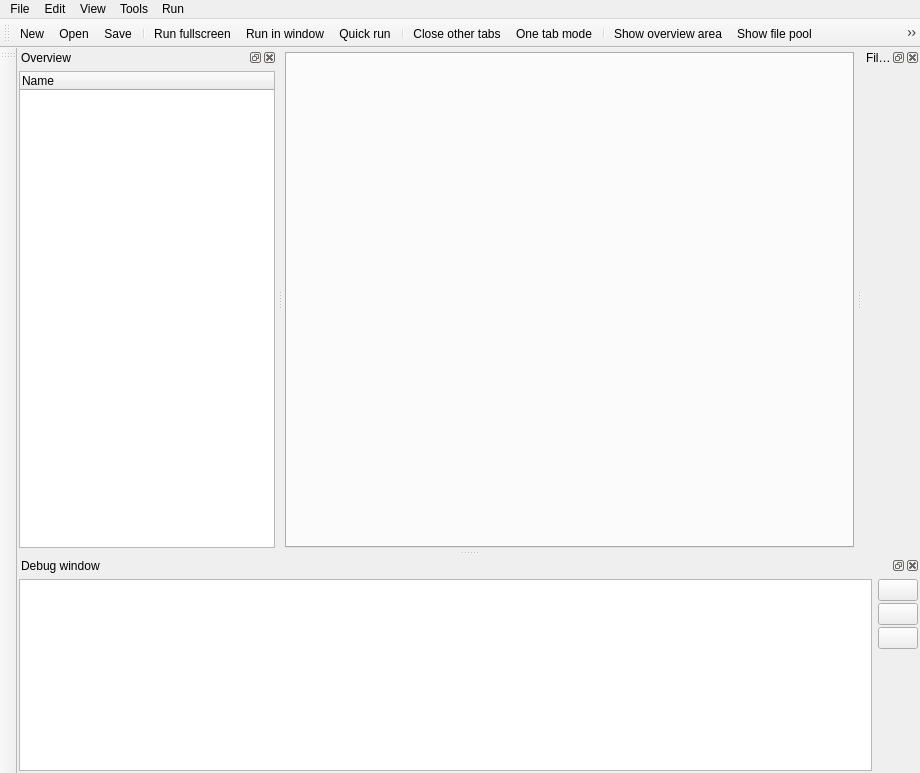
<?xml version="1.0" encoding="UTF-8"?>
<ui version="4.0">
 <class>opensesame_mainwindow</class>
 <widget class="QMainWindow" name="opensesame_mainwindow">
  <property name="geometry">
   <rect>
    <x>0</x>
    <y>0</y>
    <width>920</width>
    <height>773</height>
   </rect>
  </property>
  <property name="windowTitle">
   <string>OpenSesame</string>
  </property>
  <property name="windowIcon">
   <iconset>
    <normaloff>:/icons/experiment.png</normaloff>:/icons/experiment.png</iconset>
  </property>
  <widget class="QWidget" name="centralwidget">
   <property name="sizePolicy">
    <sizepolicy hsizetype="MinimumExpanding" vsizetype="Preferred">
     <horstretch>0</horstretch>
     <verstretch>0</verstretch>
    </sizepolicy>
   </property>
   <layout class="QVBoxLayout" name="verticalLayout_6">
    <property name="spacing">
     <number>4</number>
    </property>
    <property name="leftMargin">
     <number>2</number>
    </property>
    <property name="topMargin">
     <number>4</number>
    </property>
    <property name="rightMargin">
     <number>2</number>
    </property>
    <property name="bottomMargin">
     <number>2</number>
    </property>
    <item>
     <widget class="tab_widget" name="tabwidget">
      <property name="sizePolicy">
       <sizepolicy hsizetype="MinimumExpanding" vsizetype="MinimumExpanding">
        <horstretch>0</horstretch>
        <verstretch>0</verstretch>
       </sizepolicy>
      </property>
      <property name="currentIndex">
       <number>-1</number>
      </property>
      <property name="tabsClosable">
       <bool>true</bool>
      </property>
      <property name="movable">
       <bool>true</bool>
      </property>
     </widget>
    </item>
   </layout>
  </widget>
  <widget class="QMenuBar" name="menubar">
   <property name="geometry">
    <rect>
     <x>0</x>
     <y>0</y>
     <width>920</width>
     <height>31</height>
    </rect>
   </property>
   <widget class="QMenu" name="menu_file">
    <property name="title">
     <string>File</string>
    </property>
    <widget class="QMenu" name="menu_recent_files">
     <property name="title">
      <string>Recent files</string>
     </property>
     <property name="icon">
      <iconset>
       <normaloff>:/icons/recent_large.png</normaloff>:/icons/recent_large.png</iconset>
     </property>
     <addaction name="actionDummy"/>
    </widget>
    <addaction name="action_new"/>
    <addaction name="action_open"/>
    <addaction name="action_save"/>
    <addaction name="action_save_as"/>
    <addaction name="separator"/>
    <addaction name="menu_recent_files"/>
    <addaction name="separator"/>
    <addaction name="action_quit"/>
   </widget>
   <widget class="QMenu" name="menu_run">
    <property name="title">
     <string>Run</string>
    </property>
    <addaction name="action_run"/>
    <addaction name="action_run_in_window"/>
    <addaction name="action_run_quick"/>
    <addaction name="separator"/>
    <addaction name="action_enable_auto_response"/>
   </widget>
   <widget class="QMenu" name="menu_view">
    <property name="title">
     <string>View</string>
    </property>
    <addaction name="action_close_current_tab"/>
    <addaction name="action_close_all_tabs"/>
    <addaction name="action_close_other_tabs"/>
    <addaction name="action_onetabmode"/>
    <addaction name="separator"/>
    <addaction name="action_show_overview"/>
    <addaction name="action_show_pool"/>
    <addaction name="action_show_stdout"/>
   </widget>
   <widget class="QMenu" name="menu_tools">
    <property name="title">
     <string>Tools</string>
    </property>
    <addaction name="action_preferences"/>
   </widget>
   <widget class="QMenu" name="menu_edit">
    <property name="title">
     <string>Edit</string>
    </property>
   </widget>
   <addaction name="menu_file"/>
   <addaction name="menu_edit"/>
   <addaction name="menu_view"/>
   <addaction name="menu_tools"/>
   <addaction name="menu_run"/>
  </widget>
  <widget class="QDockWidget" name="dock_overview">
   <property name="minimumSize">
    <size>
     <width>200</width>
     <height>121</height>
    </size>
   </property>
   <property name="features">
    <set>QDockWidget::AllDockWidgetFeatures</set>
   </property>
   <property name="windowTitle">
    <string>Overview</string>
   </property>
   <attribute name="dockWidgetArea">
    <number>1</number>
   </attribute>
   <widget class="QWidget" name="dock_widget_overview">
    <layout class="QVBoxLayout" name="verticalLayout">
     <property name="spacing">
      <number>4</number>
     </property>
     <property name="leftMargin">
      <number>2</number>
     </property>
     <property name="topMargin">
      <number>4</number>
     </property>
     <property name="rightMargin">
      <number>2</number>
     </property>
     <property name="bottomMargin">
      <number>2</number>
     </property>
     <item>
      <widget class="tree_overview" name="itemtree">
       <property name="autoExpandDelay">
        <number>4</number>
       </property>
       <property name="animated">
        <bool>true</bool>
       </property>
       <column>
        <property name="text">
         <string>Name</string>
        </property>
       </column>
      </widget>
     </item>
    </layout>
   </widget>
  </widget>
  <widget class="QDockWidget" name="dock_pool">
   <property name="sizePolicy">
    <sizepolicy hsizetype="Maximum" vsizetype="Maximum">
     <horstretch>0</horstretch>
     <verstretch>0</verstretch>
    </sizepolicy>
   </property>
   <property name="windowTitle">
    <string>File pool</string>
   </property>
   <attribute name="dockWidgetArea">
    <number>2</number>
   </attribute>
   <widget class="QWidget" name="dock_pool_widget">
    <layout class="QVBoxLayout" name="verticalLayout_3">
     <property name="spacing">
      <number>4</number>
     </property>
     <property name="leftMargin">
      <number>2</number>
     </property>
     <property name="topMargin">
      <number>4</number>
     </property>
     <property name="rightMargin">
      <number>2</number>
     </property>
     <property name="bottomMargin">
      <number>2</number>
     </property>
    </layout>
   </widget>
  </widget>
  <widget class="QDockWidget" name="dock_stdout">
   <property name="features">
    <set>QDockWidget::AllDockWidgetFeatures</set>
   </property>
   <property name="windowTitle">
    <string>Debug window</string>
   </property>
   <attribute name="dockWidgetArea">
    <number>8</number>
   </attribute>
   <widget class="QWidget" name="dockWidgetContents_3">
    <layout class="QVBoxLayout" name="verticalLayout_4">
     <property name="spacing">
      <number>4</number>
     </property>
     <property name="leftMargin">
      <number>2</number>
     </property>
     <property name="topMargin">
      <number>4</number>
     </property>
     <property name="rightMargin">
      <number>2</number>
     </property>
     <property name="bottomMargin">
      <number>2</number>
     </property>
     <item>
      <widget class="QWidget" name="widget_5" native="true">
       <layout class="QHBoxLayout" name="horizontalLayout_6">
        <property name="margin">
         <number>0</number>
        </property>
        <item>
         <widget class="console" name="console">
          <property name="readOnly">
           <bool>false</bool>
          </property>
         </widget>
        </item>
        <item>
         <widget class="QWidget" name="widget_3" native="true">
          <layout class="QVBoxLayout" name="verticalLayout_5">
           <property name="spacing">
            <number>2</number>
           </property>
           <property name="margin">
            <number>0</number>
           </property>
           <item>
            <widget class="QPushButton" name="button_help_console">
             <property name="sizePolicy">
              <sizepolicy hsizetype="Fixed" vsizetype="Fixed">
               <horstretch>0</horstretch>
               <verstretch>0</verstretch>
              </sizepolicy>
             </property>
             <property name="toolTip">
              <string>Help</string>
             </property>
             <property name="text">
              <string/>
             </property>
            </widget>
           </item>
           <item>
            <widget class="QPushButton" name="button_clear_console">
             <property name="toolTip">
              <string>Clear debug window</string>
             </property>
             <property name="text">
              <string/>
             </property>
            </widget>
           </item>
           <item>
            <widget class="QPushButton" name="button_reset_console">
             <property name="toolTip">
              <string>Reset workspace</string>
             </property>
             <property name="text">
              <string/>
             </property>
            </widget>
           </item>
           <item>
            <spacer name="verticalSpacer">
             <property name="orientation">
              <enum>Qt::Vertical</enum>
             </property>
             <property name="sizeHint" stdset="0">
              <size>
               <width>20</width>
               <height>40</height>
              </size>
             </property>
            </spacer>
           </item>
          </layout>
         </widget>
        </item>
       </layout>
      </widget>
     </item>
    </layout>
   </widget>
  </widget>
  <widget class="QToolBar" name="toolbar_main">
   <property name="windowTitle">
    <string>Main toolbar</string>
   </property>
   <property name="iconSize">
    <size>
     <width>32</width>
     <height>32</height>
    </size>
   </property>
   <property name="toolButtonStyle">
    <enum>Qt::ToolButtonIconOnly</enum>
   </property>
   <property name="floatable">
    <bool>true</bool>
   </property>
   <attribute name="toolBarArea">
    <enum>TopToolBarArea</enum>
   </attribute>
   <attribute name="toolBarBreak">
    <bool>false</bool>
   </attribute>
   <addaction name="action_new"/>
   <addaction name="action_open"/>
   <addaction name="action_save"/>
   <addaction name="separator"/>
   <addaction name="action_run"/>
   <addaction name="action_run_in_window"/>
   <addaction name="action_run_quick"/>
   <addaction name="separator"/>
   <addaction name="action_close_other_tabs"/>
   <addaction name="action_onetabmode"/>
   <addaction name="separator"/>
   <addaction name="action_show_overview"/>
   <addaction name="action_show_pool"/>
   <addaction name="action_show_stdout"/>
  </widget>
  <widget class="toolbar_items" name="toolbar_items">
   <property name="windowTitle">
    <string>Toolbar items</string>
   </property>
   <attribute name="toolBarArea">
    <enum>LeftToolBarArea</enum>
   </attribute>
   <attribute name="toolBarBreak">
    <bool>false</bool>
   </attribute>
  </widget>
  <action name="action_open">
   <property name="icon">
    <iconset>
     <normaloff>:/icons/open_large.png</normaloff>:/icons/open_large.png</iconset>
   </property>
   <property name="text">
    <string>Open</string>
   </property>
   <property name="toolTip">
    <string>Open (Ctrl+0)</string>
   </property>
   <property name="shortcut">
    <string>Ctrl+O</string>
   </property>
  </action>
  <action name="action_save">
   <property name="icon">
    <iconset>
     <normaloff>:/icons/save_large.png</normaloff>:/icons/save_large.png</iconset>
   </property>
   <property name="text">
    <string>Save</string>
   </property>
   <property name="toolTip">
    <string>Save (Control+S)</string>
   </property>
   <property name="shortcut">
    <string>Ctrl+S</string>
   </property>
  </action>
  <action name="action_save_as">
   <property name="icon">
    <iconset>
     <normaloff>:/icons/saveas_large.png</normaloff>:/icons/saveas_large.png</iconset>
   </property>
   <property name="text">
    <string>Save as</string>
   </property>
   <property name="toolTip">
    <string>Save as (Control+Shift+S)</string>
   </property>
   <property name="shortcut">
    <string>Ctrl+Shift+S</string>
   </property>
  </action>
  <action name="action_quit">
   <property name="icon">
    <iconset>
     <normaloff>:/icons/quit_large.png</normaloff>:/icons/quit_large.png</iconset>
   </property>
   <property name="text">
    <string>Quit</string>
   </property>
   <property name="toolTip">
    <string>Quit (Alt+F4)</string>
   </property>
  </action>
  <action name="action_run">
   <property name="text">
    <string>Run fullscreen</string>
   </property>
   <property name="toolTip">
    <string>Run fullscreen (Control+R)</string>
   </property>
   <property name="shortcut">
    <string>Ctrl+R</string>
   </property>
  </action>
  <action name="action_new">
   <property name="icon">
    <iconset>
     <normaloff>:/icons/new_large.png</normaloff>:/icons/new_large.png</iconset>
   </property>
   <property name="text">
    <string>New</string>
   </property>
   <property name="toolTip">
    <string>New (Control+N)</string>
   </property>
   <property name="shortcut">
    <string>Ctrl+N</string>
   </property>
  </action>
  <action name="action_add_sequence">
   <property name="icon">
    <iconset>
     <normaloff>:/icons/sequence_large.png</normaloff>:/icons/sequence_large.png</iconset>
   </property>
   <property name="text">
    <string>Add sequence</string>
   </property>
  </action>
  <action name="action_add_sketchpad">
   <property name="icon">
    <iconset>
     <normaloff>:/icons/sketchpad_large.png</normaloff>:/icons/sketchpad_large.png</iconset>
   </property>
   <property name="text">
    <string>Add sketchpad</string>
   </property>
  </action>
  <action name="action_add_keyboard_response">
   <property name="icon">
    <iconset>
     <normaloff>:/icons/keyboard_response_large.png</normaloff>:/icons/keyboard_response_large.png</iconset>
   </property>
   <property name="text">
    <string>Add keyboard response</string>
   </property>
  </action>
  <action name="action_add_logger">
   <property name="icon">
    <iconset>
     <normaloff>:/icons/logger_large.png</normaloff>:/icons/logger_large.png</iconset>
   </property>
   <property name="text">
    <string>Add logger</string>
   </property>
  </action>
  <action name="action_add_loop">
   <property name="icon">
    <iconset>
     <normaloff>:/icons/loop_large.png</normaloff>:/icons/loop_large.png</iconset>
   </property>
   <property name="text">
    <string>Add loop</string>
   </property>
  </action>
  <action name="action_add_feedback">
   <property name="icon">
    <iconset>
     <normaloff>:/icons/feedback_large.png</normaloff>:/icons/feedback_large.png</iconset>
   </property>
   <property name="text">
    <string>Add feedback</string>
   </property>
  </action>
  <action name="action_add_inline_script">
   <property name="icon">
    <iconset>
     <normaloff>:/icons/inline_script_large.png</normaloff>:/icons/inline_script_large.png</iconset>
   </property>
   <property name="text">
    <string>Add inline script</string>
   </property>
  </action>
  <action name="action_close_all_tabs">
   <property name="icon">
    <iconset>
     <normaloff>:/icons/closeothertabs_large.png</normaloff>:/icons/closeothertabs_large.png</iconset>
   </property>
   <property name="text">
    <string>Close all tabs</string>
   </property>
   <property name="shortcut">
    <string>Ctrl+Alt+T</string>
   </property>
  </action>
  <action name="action_close_other_tabs">
   <property name="icon">
    <iconset>
     <normaloff>:/icons/close_large.png</normaloff>:/icons/close_large.png</iconset>
   </property>
   <property name="text">
    <string>Close other tabs</string>
   </property>
   <property name="toolTip">
    <string>Close other tabs (Control+T)</string>
   </property>
   <property name="shortcut">
    <string>Ctrl+T</string>
   </property>
  </action>
  <action name="action_help">
   <property name="icon">
    <iconset>
     <normaloff>:/icons/help_large.png</normaloff>:/icons/help_large.png</iconset>
   </property>
   <property name="text">
    <string>Offline help</string>
   </property>
  </action>
  <action name="action_about">
   <property name="icon">
    <iconset>
     <normaloff>:/icons/about_large.png</normaloff>:/icons/about_large.png</iconset>
   </property>
   <property name="text">
    <string>About</string>
   </property>
  </action>
  <action name="action_add_mouse_response">
   <property name="icon">
    <iconset>
     <normaloff>:/icons/mouse_response_large.png</normaloff>:/icons/mouse_response_large.png</iconset>
   </property>
   <property name="text">
    <string>Add mouse response</string>
   </property>
  </action>
  <action name="action_run_in_window">
   <property name="text">
    <string>Run in window</string>
   </property>
   <property name="toolTip">
    <string>Run in window (Control+W)</string>
   </property>
   <property name="shortcut">
    <string>Ctrl+W</string>
   </property>
  </action>
  <action name="action_check_for_update">
   <property name="icon">
    <iconset>
     <normaloff>:/icons/update_large.png</normaloff>:/icons/update_large.png</iconset>
   </property>
   <property name="text">
    <string>Check for updates</string>
   </property>
  </action>
  <action name="action_add_sampler">
   <property name="icon">
    <iconset>
     <normaloff>:/icons/sampler_large.png</normaloff>:/icons/sampler_large.png</iconset>
   </property>
   <property name="text">
    <string>Add sampler</string>
   </property>
   <property name="toolTip">
    <string>Add sound sampler</string>
   </property>
  </action>
  <action name="action_add_synth">
   <property name="icon">
    <iconset>
     <normaloff>:/icons/synth_large.png</normaloff>:/icons/synth_large.png</iconset>
   </property>
   <property name="text">
    <string>Add synth</string>
   </property>
   <property name="toolTip">
    <string>Add sound synthesizer</string>
   </property>
  </action>
  <action name="action_show_pool">
   <property name="checkable">
    <bool>true</bool>
   </property>
   <property name="icon">
    <iconset>
     <normaloff>:/icons/pool_large.png</normaloff>:/icons/pool_large.png</iconset>
   </property>
   <property name="text">
    <string>Show file pool</string>
   </property>
   <property name="shortcut">
    <string>Ctrl+P</string>
   </property>
  </action>
  <action name="action_show_stdout">
   <property name="checkable">
    <bool>true</bool>
   </property>
   <property name="icon">
    <iconset>
     <normaloff>:/icons/stdout_large.png</normaloff>:/icons/stdout_large.png</iconset>
   </property>
   <property name="text">
    <string>Show debug window</string>
   </property>
   <property name="toolTip">
    <string>Show debug window (standard output) and a Python interpreter (Control+D)</string>
   </property>
   <property name="shortcut">
    <string>Ctrl+D</string>
   </property>
  </action>
  <action name="action_enable_auto_response">
   <property name="checkable">
    <bool>true</bool>
   </property>
   <property name="text">
    <string>Enable auto response</string>
   </property>
  </action>
  <action name="actionPlugins">
   <property name="enabled">
    <bool>false</bool>
   </property>
   <property name="text">
    <string>Plugins</string>
   </property>
  </action>
  <action name="action_show_random_tip">
   <property name="icon">
    <iconset>
     <normaloff>:/icons/about_large.png</normaloff>:/icons/about_large.png</iconset>
   </property>
   <property name="text">
    <string>Random tip</string>
   </property>
   <property name="toolTip">
    <string>Show a random tip</string>
   </property>
  </action>
  <action name="action_open_autosave_folder">
   <property name="icon">
    <iconset>
     <normaloff>:/icons/pool_large.png</normaloff>:/icons/pool_large.png</iconset>
   </property>
   <property name="text">
    <string>Open backup folder</string>
   </property>
  </action>
  <action name="action_submit_a_bug">
   <property name="icon">
    <iconset>
     <normaloff>:/icons/submit_bug.png</normaloff>:/icons/submit_bug.png</iconset>
   </property>
   <property name="text">
    <string>Submit a bug</string>
   </property>
  </action>
  <action name="action_contribute">
   <property name="icon">
    <iconset>
     <normaloff>:/icons/contribute.png</normaloff>:/icons/contribute.png</iconset>
   </property>
   <property name="text">
    <string>Contribute</string>
   </property>
  </action>
  <action name="action_preferences">
   <property name="icon">
    <iconset>
     <normaloff>:/icons/options_large.png</normaloff>:/icons/options_large.png</iconset>
   </property>
   <property name="text">
    <string>Preferences</string>
   </property>
  </action>
  <action name="actionDummy">
   <property name="text">
    <string>Dummy</string>
   </property>
  </action>
  <action name="action_show_overview">
   <property name="checkable">
    <bool>true</bool>
   </property>
   <property name="text">
    <string>Show overview area</string>
   </property>
   <property name="shortcut">
    <string>Ctrl+\</string>
   </property>
  </action>
  <action name="action_onetabmode">
   <property name="checkable">
    <bool>true</bool>
   </property>
   <property name="icon">
    <iconset>
     <normaloff>:/icons/onetabmode_large.png</normaloff>:/icons/onetabmode_large.png</iconset>
   </property>
   <property name="text">
    <string>One tab mode</string>
   </property>
   <property name="toolTip">
    <string>Enable one tab mode</string>
   </property>
  </action>
  <action name="action_compact_toolbar">
   <property name="checkable">
    <bool>true</bool>
   </property>
   <property name="text">
    <string>Compact toolbar</string>
   </property>
  </action>
  <action name="action_online_documentation">
   <property name="text">
    <string>Online help</string>
   </property>
  </action>
  <action name="action_online_forum">
   <property name="text">
    <string>Online forum</string>
   </property>
  </action>
  <action name="action_run_quick">
   <property name="text">
    <string>Quick run</string>
   </property>
   <property name="toolTip">
    <string>Give your experiment a quick test run</string>
   </property>
   <property name="shortcut">
    <string>Ctrl+Shift+W</string>
   </property>
  </action>
  <action name="action_quick_switcher">
   <property name="icon">
    <iconset theme="forward">
     <normaloff/>
    </iconset>
   </property>
   <property name="text">
    <string>Quick switcher</string>
   </property>
   <property name="shortcut">
    <string>Meta+O</string>
   </property>
  </action>
  <action name="action_close_current_tab">
   <property name="text">
    <string>Close current tab</string>
   </property>
   <property name="toolTip">
    <string>Close the current tab</string>
   </property>
   <property name="shortcut">
    <string>Alt+T</string>
   </property>
  </action>
 </widget>
 <customwidgets>
  <customwidget>
   <class>tree_overview</class>
   <extends>QTreeWidget</extends>
   <header>libqtopensesame.widgets.tree_overview.h</header>
  </customwidget>
  <customwidget>
   <class>toolbar_items</class>
   <extends>QToolBar</extends>
   <header>libqtopensesame.widgets.toolbar_items.h</header>
  </customwidget>
  <customwidget>
   <class>console</class>
   <extends>QPlainTextEdit</extends>
   <header>libqtopensesame.console.h</header>
  </customwidget>
  <customwidget>
   <class>tab_widget</class>
   <extends>QTabWidget</extends>
   <header>libqtopensesame.widgets.tab_widget.h</header>
   <container>1</container>
  </customwidget>
 </customwidgets>
 <resources/>
 <connections>
  <connection>
   <sender>button_clear_console</sender>
   <signal>clicked()</signal>
   <receiver>console</receiver>
   <slot>clear()</slot>
   <hints>
    <hint type="sourcelabel">
     <x>990</x>
     <y>557</y>
    </hint>
    <hint type="destinationlabel">
     <x>499</x>
     <y>594</y>
    </hint>
   </hints>
  </connection>
 </connections>
</ui>
